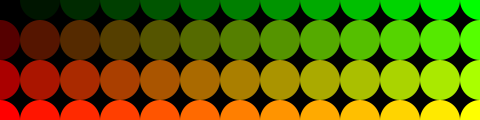
Frame 1 (no input)
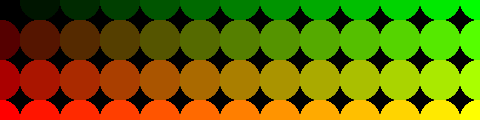
Frame 60 (the mouse pressed at the canvas centre just before this capture)
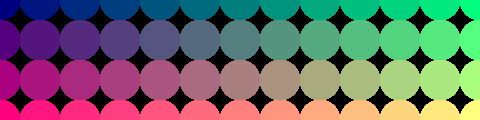
Frame 120 (the mouse held since frame 60 and released just before this capture)

The Processing sketch that drew these frames (run headless with seeded random() and noise(); from frame 60 on, the mouse is pressed at the canvas centre):

// Processing sketch: Design_Pattern_Two
// ── Design_Pattern_Two.pde
void setup(){
  size(480, 120);
  background(0);
  smooth();
  noStroke();
}


void draw(){
  for (int y = 0; y <= height; y += 40) {
    for (int x = 0; x <= width; x += 40) {
      int red = int(y/(height*1.0) * 255);
      int green = int(x/(width*1.0) * 255);
      int blue = int(mouseX/(width*1.0) * 255);
      int alpha = int(mouseY/(height*1.0) * 255);
      fill(red, green,blue);
      ellipse(x, y, 40, 40);
    }
  }
}
